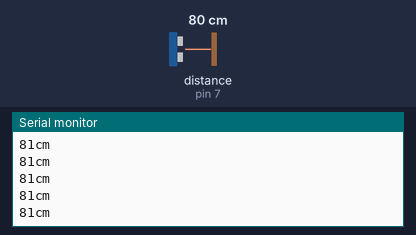
Bench run of a sketch on a simulated Arduino Uno, built with avr-gcc and run on an emulated ATmega328P. On the bench: the last lines printed to the serial monitor. The test bench sets the inputs (shaded band); at power-on: distance to the obstacle (sensor on pin 7) 80 cm. The echo pulse lasts 58.3 µs per cm.

Above: at 1.2 s.
1.3 s: distance to the obstacle (sensor on pin 7) set to 2 cm
At 1.34 s:
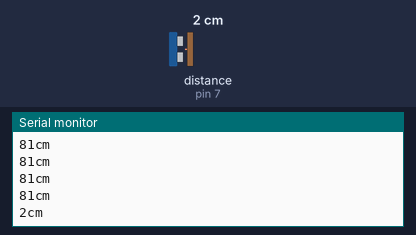
2.8 s: distance to the obstacle (sensor on pin 7) set to 4 cm
At 2.82 s:
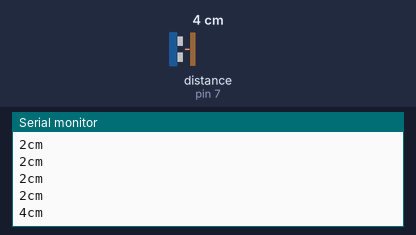
Timing chart, 0 to 5.8 s (numbered marks = the images above; inputs shaded):
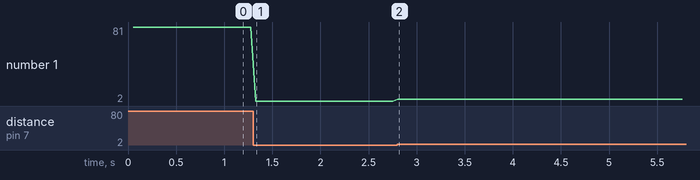

The sketch:

ultrasonic.ino
```cpp
/*
* Posted on http://randomnerdtutorials.com
* created by http://playground.arduino.cc/Code/NewPing */
#include <NewPing.h>
#define TRIGGER_PIN 6
#define ECHO_PIN 7
#define MAX_DISTANCE 200

NewPing sonar(TRIGGER_PIN, ECHO_PIN, MAX_DISTANCE); // NewPing setup of pins and maximum distance.
void setup() {
   Serial.begin(9600);
}
void loop() {
  delay(50);
  unsigned int uS = sonar.ping_cm();
  Serial.print(uS);
  Serial.println("cm");
}
```

Measured:
- after the input at 1.3 s, the serial monitor: prints a new line at once (image 1)
- after the input at 2.8 s, the serial monitor: prints a new line at once (image 2)
- plotted number 1: 81 → 2 after the input at 1.3 s, 2 → 4 after the input at 2.8 s
